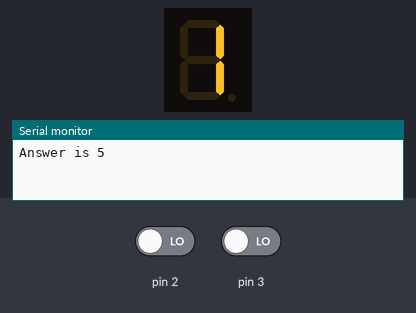
This sketch was run on a simulated Arduino Uno, built with avr-gcc and run on an emulated ATmega328P. Shown: 1-digit seven-segment display, the last lines printed to the serial monitor. Wiring (inferred from the names in the program): 1-digit 7-segment display, segments lit when LOW: segments pin 10, pin 11, pin 4, pin 5, pin 6, pin 7, pin 8, pin 9. The test bench sets the inputs (shaded band); at power-on: pin 3 LOW, pin 2 LOW. Random numbers use the default seed unless the sketch sets one; the segment pins are drawn as the display they are named for.

Above: at 1.2 s.
1.3 s: pin 3 driven HIGH
At 2.0 s:
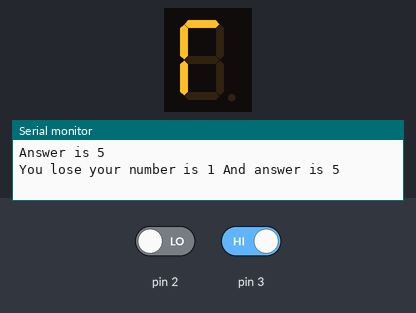
2.8 s: pin 2 driven HIGH
At 3.1 s:
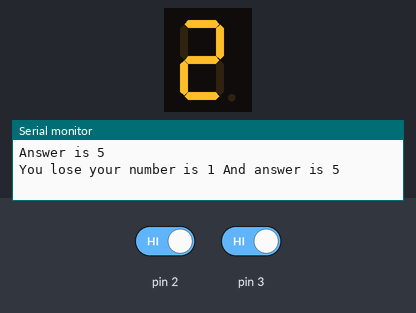
Timing chart, 0 to 5.8 s (numbered marks = the images above; inputs shaded):
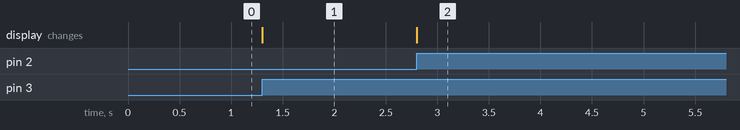

The sketch:

Assign1.ino
```cpp
const byte numpins = 8;
const int segmentpin[8] = {10,11,4,5,6,7,8,9};
const int bitpattern[11] = {B00111111,B00000110,B01011011,B01001111,B01100110,B01101101,B01111101,B00000111,B01111111,B01101111,B10000000};
const int guess_result[3] = {B00111111,B00110001,B00111000};
int display = 1;
int random_number;
boolean lunch_game = true;
void setup() {
  Serial.begin(9600);
  pinMode(2,INPUT);
  pinMode(3,INPUT);
  attachInterrupt(0,handdle_add_button,RISING);
  attachInterrupt(1,haddle_guest_button,RISING);
  for(int i=0;i<numpins;i++){
    //Serial.println(i);
    pinMode(segmentpin[i],OUTPUT);
    digitalWrite(segmentpin[i],HIGH);
  }
  boolean isbitset2;
   for(int segment =0;segment<8;segment++){
    isbitset2 = bitRead(bitpattern[display],segment);
    isbitset2 = !isbitset2;
   digitalWrite(segmentpin[segment],isbitset2);
//    Serial.print(isbitset);

  }

}

void loop() {

  if(lunch_game == true){
    random_number = random(1,10);
    Serial.print("Answer is ");
    Serial.println(random_number);
    lunch_game = false;
  }

}

void handdle_add_button(){
   display += 1;
  if(display>9){display=1;}
//    Serial.println(display);
   boolean isbitset;
 for(int segment =0;segment<8;segment++){
    isbitset = bitRead(bitpattern[display],segment);
    isbitset = !isbitset;
   digitalWrite(segmentpin[segment],isbitset);
//    Serial.print(isbitset);

  }

}

void haddle_guest_button(){
  int result_display;
  if(display==random_number){
    result_display=0;
    Serial.print("You win!!! your number is ");
    Serial.print(display);
    Serial.print(" And answer is ");
    Serial.println(random_number);
    lunch_game = true;

  }
  else if(display>random_number){
    result_display=2;
    Serial.print("You lose your number is ");
    Serial.print(display);
    Serial.print(" And answer is ");
    Serial.println(random_number);
  }
  else{
    result_display=1;
    Serial.print("You lose your number is ");
    Serial.print(display);
    Serial.print(" And answer is ");
    Serial.println(random_number);
  }
   boolean isbitset;
  for(int segment =0;segment<8;segment++){
    isbitset = bitRead(guess_result[result_display],segment);
    isbitset = !isbitset;
   digitalWrite(segmentpin[segment],isbitset);
//    Serial.print(isbitset);

  }


}
```

Measured:
- after the input at 1.3 s, the display: changes at once (image 1)
- after the input at 2.8 s, the display: changes at once (image 2)
